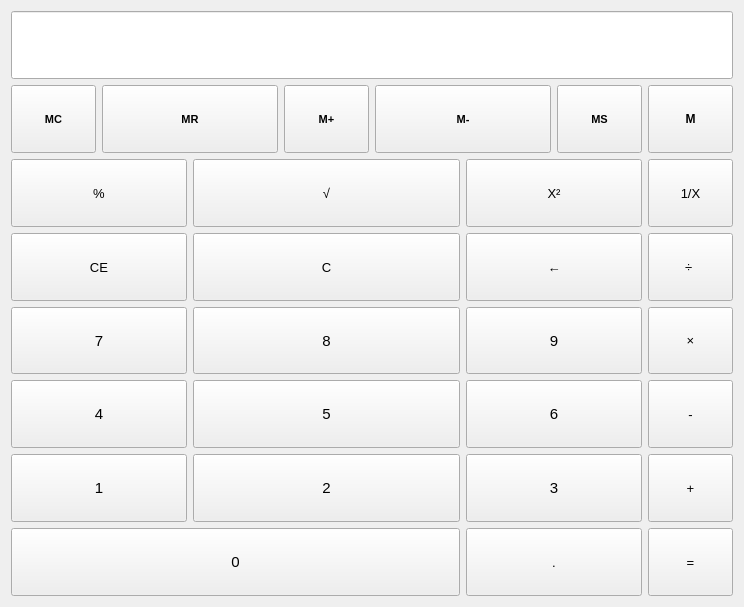
<?xml version="1.0" encoding="UTF-8"?>
<ui version="4.0">
 <class>calcal</class>
 <widget class="QWidget" name="calcal">
  <property name="geometry">
   <rect>
    <x>0</x>
    <y>0</y>
    <width>744</width>
    <height>607</height>
   </rect>
  </property>
  <property name="sizePolicy">
   <sizepolicy hsizetype="Fixed" vsizetype="Fixed">
    <horstretch>0</horstretch>
    <verstretch>0</verstretch>
   </sizepolicy>
  </property>
  <property name="maximumSize">
   <size>
    <width>16777215</width>
    <height>16777215</height>
   </size>
  </property>
  <property name="windowTitle">
   <string>calcal</string>
  </property>
  <layout class="QGridLayout" name="gridLayout_2">
   <item row="0" column="0" colspan="8">
    <widget class="QLineEdit" name="text">
     <property name="sizePolicy">
      <sizepolicy hsizetype="Expanding" vsizetype="Expanding">
       <horstretch>0</horstretch>
       <verstretch>0</verstretch>
      </sizepolicy>
     </property>
     <property name="font">
      <font>
       <pointsize>10</pointsize>
       <weight>75</weight>
       <bold>true</bold>
      </font>
     </property>
     <property name="alignment">
      <set>Qt::AlignCenter</set>
     </property>
    </widget>
   </item>
   <item row="1" column="0">
    <widget class="QPushButton" name="memoryClear">
     <property name="sizePolicy">
      <sizepolicy hsizetype="Minimum" vsizetype="Expanding">
       <horstretch>0</horstretch>
       <verstretch>0</verstretch>
      </sizepolicy>
     </property>
     <property name="font">
      <font>
       <pointsize>8</pointsize>
       <weight>75</weight>
       <bold>true</bold>
       <strikeout>false</strikeout>
      </font>
     </property>
     <property name="text">
      <string>MC</string>
     </property>
    </widget>
   </item>
   <item row="1" column="1" colspan="2">
    <widget class="QPushButton" name="memoryRecall">
     <property name="sizePolicy">
      <sizepolicy hsizetype="Minimum" vsizetype="Expanding">
       <horstretch>0</horstretch>
       <verstretch>0</verstretch>
      </sizepolicy>
     </property>
     <property name="font">
      <font>
       <pointsize>8</pointsize>
       <weight>75</weight>
       <bold>true</bold>
      </font>
     </property>
     <property name="text">
      <string>MR</string>
     </property>
    </widget>
   </item>
   <item row="1" column="3">
    <widget class="QPushButton" name="memoryPlus">
     <property name="sizePolicy">
      <sizepolicy hsizetype="Minimum" vsizetype="Expanding">
       <horstretch>0</horstretch>
       <verstretch>0</verstretch>
      </sizepolicy>
     </property>
     <property name="font">
      <font>
       <pointsize>8</pointsize>
       <weight>75</weight>
       <bold>true</bold>
      </font>
     </property>
     <property name="text">
      <string>M+</string>
     </property>
    </widget>
   </item>
   <item row="1" column="4" colspan="2">
    <widget class="QPushButton" name="memoryMinus">
     <property name="sizePolicy">
      <sizepolicy hsizetype="Minimum" vsizetype="Expanding">
       <horstretch>0</horstretch>
       <verstretch>0</verstretch>
      </sizepolicy>
     </property>
     <property name="font">
      <font>
       <pointsize>8</pointsize>
       <weight>75</weight>
       <bold>true</bold>
      </font>
     </property>
     <property name="text">
      <string>M-</string>
     </property>
    </widget>
   </item>
   <item row="1" column="6">
    <widget class="QPushButton" name="memoryStore">
     <property name="sizePolicy">
      <sizepolicy hsizetype="Minimum" vsizetype="Expanding">
       <horstretch>0</horstretch>
       <verstretch>0</verstretch>
      </sizepolicy>
     </property>
     <property name="font">
      <font>
       <pointsize>8</pointsize>
       <weight>75</weight>
       <bold>true</bold>
      </font>
     </property>
     <property name="text">
      <string>MS</string>
     </property>
    </widget>
   </item>
   <item row="1" column="7">
    <widget class="QPushButton" name="memory">
     <property name="sizePolicy">
      <sizepolicy hsizetype="Minimum" vsizetype="Expanding">
       <horstretch>0</horstretch>
       <verstretch>0</verstretch>
      </sizepolicy>
     </property>
     <property name="font">
      <font>
       <pointsize>9</pointsize>
       <weight>75</weight>
       <bold>true</bold>
      </font>
     </property>
     <property name="text">
      <string>M</string>
     </property>
    </widget>
   </item>
   <item row="2" column="0" colspan="2">
    <widget class="QPushButton" name="percentage">
     <property name="sizePolicy">
      <sizepolicy hsizetype="Minimum" vsizetype="Expanding">
       <horstretch>0</horstretch>
       <verstretch>0</verstretch>
      </sizepolicy>
     </property>
     <property name="font">
      <font>
       <pointsize>10</pointsize>
      </font>
     </property>
     <property name="text">
      <string>%</string>
     </property>
    </widget>
   </item>
   <item row="2" column="2" colspan="3">
    <widget class="QPushButton" name="radical">
     <property name="sizePolicy">
      <sizepolicy hsizetype="Minimum" vsizetype="Expanding">
       <horstretch>0</horstretch>
       <verstretch>0</verstretch>
      </sizepolicy>
     </property>
     <property name="font">
      <font>
       <pointsize>10</pointsize>
      </font>
     </property>
     <property name="text">
      <string>√</string>
     </property>
    </widget>
   </item>
   <item row="2" column="5" colspan="2">
    <widget class="QPushButton" name="power">
     <property name="sizePolicy">
      <sizepolicy hsizetype="Minimum" vsizetype="Expanding">
       <horstretch>0</horstretch>
       <verstretch>0</verstretch>
      </sizepolicy>
     </property>
     <property name="font">
      <font>
       <pointsize>10</pointsize>
      </font>
     </property>
     <property name="text">
      <string>X²</string>
     </property>
    </widget>
   </item>
   <item row="2" column="7">
    <widget class="QPushButton" name="fraction">
     <property name="sizePolicy">
      <sizepolicy hsizetype="Minimum" vsizetype="Expanding">
       <horstretch>0</horstretch>
       <verstretch>0</verstretch>
      </sizepolicy>
     </property>
     <property name="font">
      <font>
       <pointsize>10</pointsize>
      </font>
     </property>
     <property name="text">
      <string>1/X</string>
     </property>
    </widget>
   </item>
   <item row="3" column="0" colspan="2">
    <widget class="QPushButton" name="ce">
     <property name="sizePolicy">
      <sizepolicy hsizetype="Minimum" vsizetype="Expanding">
       <horstretch>0</horstretch>
       <verstretch>0</verstretch>
      </sizepolicy>
     </property>
     <property name="font">
      <font>
       <pointsize>10</pointsize>
      </font>
     </property>
     <property name="text">
      <string>CE</string>
     </property>
    </widget>
   </item>
   <item row="3" column="2" colspan="3">
    <widget class="QPushButton" name="dele">
     <property name="sizePolicy">
      <sizepolicy hsizetype="Minimum" vsizetype="Expanding">
       <horstretch>0</horstretch>
       <verstretch>0</verstretch>
      </sizepolicy>
     </property>
     <property name="font">
      <font>
       <pointsize>10</pointsize>
      </font>
     </property>
     <property name="text">
      <string>C</string>
     </property>
    </widget>
   </item>
   <item row="3" column="5" colspan="2">
    <widget class="QPushButton" name="back">
     <property name="sizePolicy">
      <sizepolicy hsizetype="Minimum" vsizetype="Expanding">
       <horstretch>0</horstretch>
       <verstretch>0</verstretch>
      </sizepolicy>
     </property>
     <property name="font">
      <font>
       <pointsize>10</pointsize>
      </font>
     </property>
     <property name="text">
      <string>←</string>
     </property>
    </widget>
   </item>
   <item row="3" column="7">
    <widget class="QPushButton" name="div">
     <property name="sizePolicy">
      <sizepolicy hsizetype="Minimum" vsizetype="Expanding">
       <horstretch>0</horstretch>
       <verstretch>0</verstretch>
      </sizepolicy>
     </property>
     <property name="font">
      <font>
       <pointsize>10</pointsize>
      </font>
     </property>
     <property name="text">
      <string>÷ </string>
     </property>
    </widget>
   </item>
   <item row="4" column="0" colspan="2">
    <widget class="QPushButton" name="button7">
     <property name="sizePolicy">
      <sizepolicy hsizetype="Minimum" vsizetype="Expanding">
       <horstretch>0</horstretch>
       <verstretch>0</verstretch>
      </sizepolicy>
     </property>
     <property name="font">
      <font>
       <pointsize>11</pointsize>
      </font>
     </property>
     <property name="text">
      <string>7</string>
     </property>
    </widget>
   </item>
   <item row="4" column="2" colspan="3">
    <widget class="QPushButton" name="button8">
     <property name="sizePolicy">
      <sizepolicy hsizetype="Minimum" vsizetype="Expanding">
       <horstretch>0</horstretch>
       <verstretch>0</verstretch>
      </sizepolicy>
     </property>
     <property name="font">
      <font>
       <pointsize>11</pointsize>
      </font>
     </property>
     <property name="text">
      <string>8</string>
     </property>
    </widget>
   </item>
   <item row="4" column="5" colspan="2">
    <widget class="QPushButton" name="button9">
     <property name="sizePolicy">
      <sizepolicy hsizetype="Minimum" vsizetype="Expanding">
       <horstretch>0</horstretch>
       <verstretch>0</verstretch>
      </sizepolicy>
     </property>
     <property name="font">
      <font>
       <pointsize>11</pointsize>
      </font>
     </property>
     <property name="text">
      <string>9</string>
     </property>
    </widget>
   </item>
   <item row="4" column="7">
    <widget class="QPushButton" name="mul">
     <property name="sizePolicy">
      <sizepolicy hsizetype="Minimum" vsizetype="Expanding">
       <horstretch>0</horstretch>
       <verstretch>0</verstretch>
      </sizepolicy>
     </property>
     <property name="font">
      <font>
       <pointsize>10</pointsize>
      </font>
     </property>
     <property name="text">
      <string>×</string>
     </property>
    </widget>
   </item>
   <item row="5" column="0" colspan="2">
    <widget class="QPushButton" name="button4">
     <property name="sizePolicy">
      <sizepolicy hsizetype="Minimum" vsizetype="Expanding">
       <horstretch>0</horstretch>
       <verstretch>0</verstretch>
      </sizepolicy>
     </property>
     <property name="font">
      <font>
       <pointsize>11</pointsize>
      </font>
     </property>
     <property name="text">
      <string>4</string>
     </property>
    </widget>
   </item>
   <item row="5" column="2" colspan="3">
    <widget class="QPushButton" name="button5">
     <property name="sizePolicy">
      <sizepolicy hsizetype="Minimum" vsizetype="Expanding">
       <horstretch>0</horstretch>
       <verstretch>0</verstretch>
      </sizepolicy>
     </property>
     <property name="font">
      <font>
       <pointsize>11</pointsize>
      </font>
     </property>
     <property name="text">
      <string>5</string>
     </property>
    </widget>
   </item>
   <item row="5" column="5" colspan="2">
    <widget class="QPushButton" name="button6">
     <property name="enabled">
      <bool>true</bool>
     </property>
     <property name="sizePolicy">
      <sizepolicy hsizetype="Minimum" vsizetype="Expanding">
       <horstretch>0</horstretch>
       <verstretch>0</verstretch>
      </sizepolicy>
     </property>
     <property name="font">
      <font>
       <pointsize>11</pointsize>
      </font>
     </property>
     <property name="text">
      <string>6</string>
     </property>
    </widget>
   </item>
   <item row="5" column="7">
    <widget class="QPushButton" name="sub">
     <property name="sizePolicy">
      <sizepolicy hsizetype="Minimum" vsizetype="Expanding">
       <horstretch>0</horstretch>
       <verstretch>0</verstretch>
      </sizepolicy>
     </property>
     <property name="font">
      <font>
       <pointsize>10</pointsize>
      </font>
     </property>
     <property name="text">
      <string>-</string>
     </property>
    </widget>
   </item>
   <item row="6" column="0" colspan="2">
    <widget class="QPushButton" name="button1">
     <property name="sizePolicy">
      <sizepolicy hsizetype="Minimum" vsizetype="Expanding">
       <horstretch>0</horstretch>
       <verstretch>0</verstretch>
      </sizepolicy>
     </property>
     <property name="font">
      <font>
       <pointsize>11</pointsize>
      </font>
     </property>
     <property name="text">
      <string>1</string>
     </property>
    </widget>
   </item>
   <item row="6" column="2" colspan="3">
    <widget class="QPushButton" name="button2">
     <property name="sizePolicy">
      <sizepolicy hsizetype="Minimum" vsizetype="Expanding">
       <horstretch>0</horstretch>
       <verstretch>0</verstretch>
      </sizepolicy>
     </property>
     <property name="font">
      <font>
       <pointsize>11</pointsize>
      </font>
     </property>
     <property name="text">
      <string>2</string>
     </property>
    </widget>
   </item>
   <item row="6" column="5" colspan="2">
    <widget class="QPushButton" name="button3">
     <property name="sizePolicy">
      <sizepolicy hsizetype="Minimum" vsizetype="Expanding">
       <horstretch>0</horstretch>
       <verstretch>0</verstretch>
      </sizepolicy>
     </property>
     <property name="font">
      <font>
       <pointsize>11</pointsize>
      </font>
     </property>
     <property name="text">
      <string>3</string>
     </property>
    </widget>
   </item>
   <item row="6" column="7">
    <widget class="QPushButton" name="add">
     <property name="sizePolicy">
      <sizepolicy hsizetype="Minimum" vsizetype="Expanding">
       <horstretch>0</horstretch>
       <verstretch>0</verstretch>
      </sizepolicy>
     </property>
     <property name="font">
      <font>
       <pointsize>10</pointsize>
      </font>
     </property>
     <property name="text">
      <string>+</string>
     </property>
    </widget>
   </item>
   <item row="7" column="0" colspan="5">
    <widget class="QPushButton" name="button0">
     <property name="sizePolicy">
      <sizepolicy hsizetype="Minimum" vsizetype="Expanding">
       <horstretch>0</horstretch>
       <verstretch>0</verstretch>
      </sizepolicy>
     </property>
     <property name="font">
      <font>
       <pointsize>11</pointsize>
      </font>
     </property>
     <property name="text">
      <string>0</string>
     </property>
    </widget>
   </item>
   <item row="7" column="5" colspan="2">
    <widget class="QPushButton" name="decimal">
     <property name="sizePolicy">
      <sizepolicy hsizetype="Minimum" vsizetype="Expanding">
       <horstretch>0</horstretch>
       <verstretch>0</verstretch>
      </sizepolicy>
     </property>
     <property name="font">
      <font>
       <pointsize>10</pointsize>
      </font>
     </property>
     <property name="text">
      <string>.</string>
     </property>
    </widget>
   </item>
   <item row="7" column="7">
    <widget class="QPushButton" name="even">
     <property name="sizePolicy">
      <sizepolicy hsizetype="Minimum" vsizetype="Expanding">
       <horstretch>0</horstretch>
       <verstretch>0</verstretch>
      </sizepolicy>
     </property>
     <property name="font">
      <font>
       <pointsize>10</pointsize>
      </font>
     </property>
     <property name="text">
      <string>=</string>
     </property>
    </widget>
   </item>
  </layout>
 </widget>
 <resources/>
 <connections/>
</ui>
